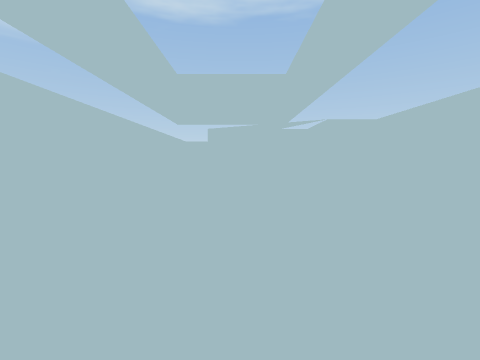
[1] (above)

12 first-person views from a walk through a 3-D level made in the Unity game engine. The camera is 1.2 m above the floor, tilts 4° down and sees 85° across. The floor is counted in squares, 1 m on a side. Each view is taken from the middle of a square. On the plan, view 1 faces up. The plan holds only what a view shows up to about 12 squares ahead; the rest is blank. The place goes on beyond the plan. The player character is not drawn. Some animated figures are not drawn.

[2]
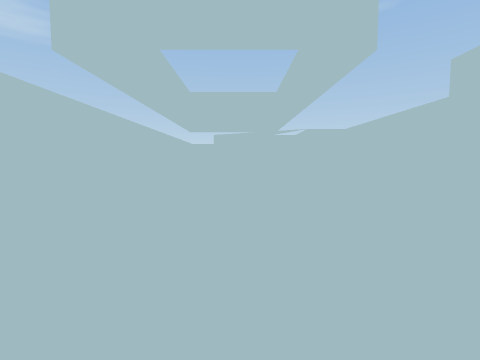

[3]
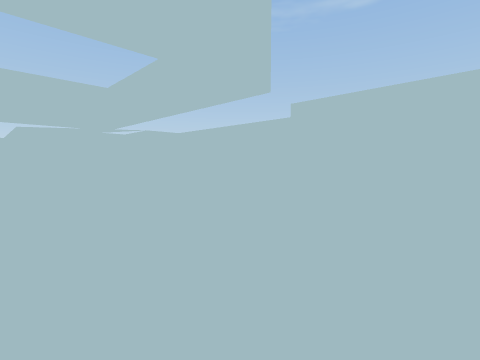

[4]
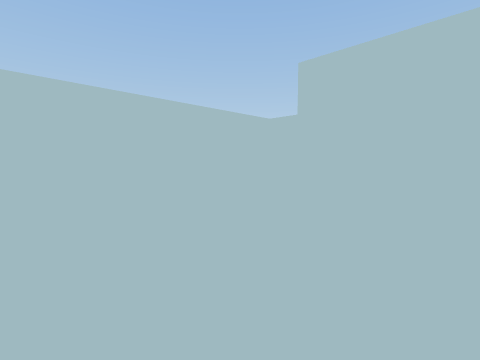

[5]
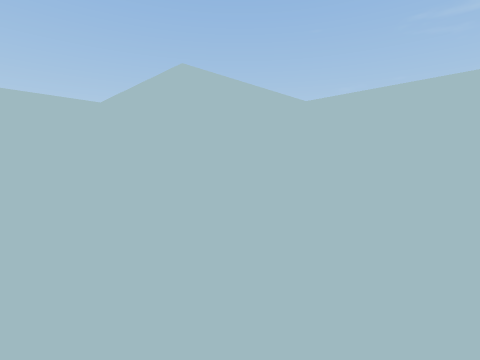

[6]
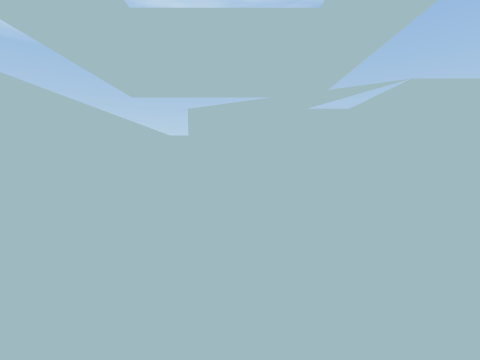

[7]
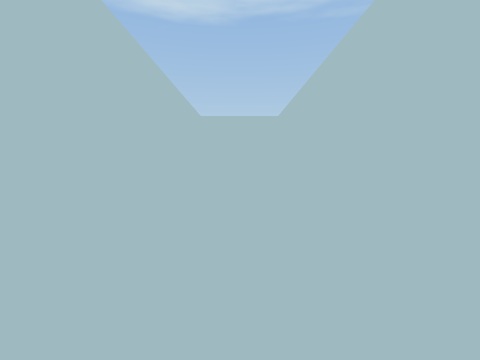

[8]
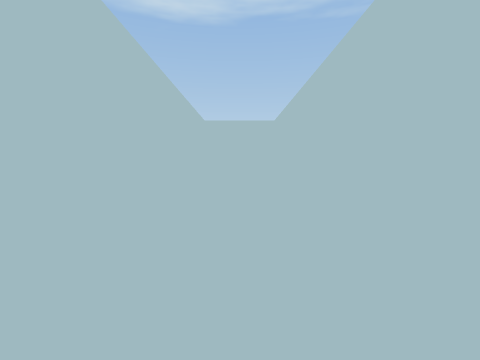

[9]
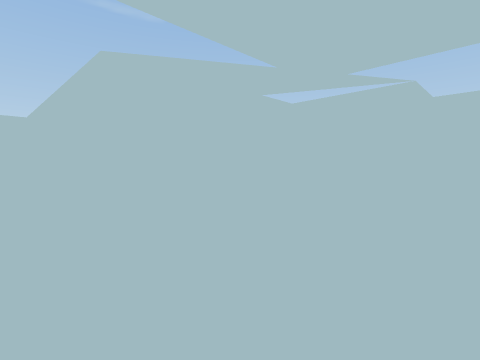

[10]
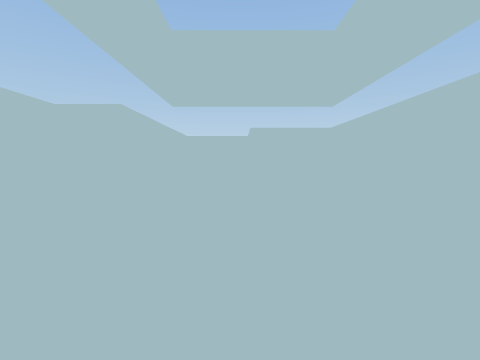

[11]
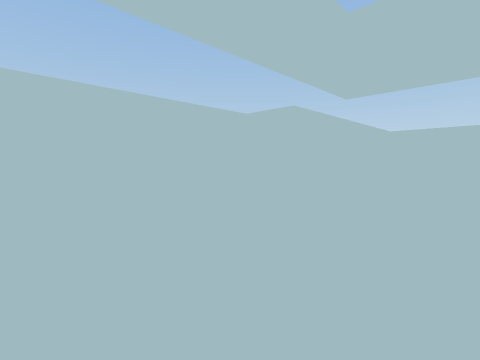

[12]
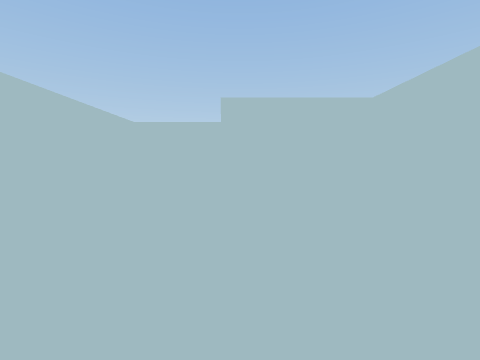

### Floor plan
Points are (right, up) in squares from view 1. A wall is a line through its corners. A room is listed if a view was taken in it or the views show most of it. See-through windows are left out.
Room 1 (views 1, 2, 3, 4, 5, 6, 7, 8, 9, 10, 11, 12)
walls: (3.4, 1.4) (5.3, 1.4) (5.3, 10.3) (3.4, 10.3) (3.4, 13.3) (-1.6, 13.3) (-1.6, 21.6) (-4.4, 21.6) (-4.4, -3.9) (-0.5, -3.9) (-0.5, -8) (3.4, -8) (3.4, 1.4)

Where each view was taken, in squares from view 1:
view 1: 0 up, 0 right, facing up
view 2: 3 down, 0 right, facing up
view 3: 3 down, 3 left, facing up-right
view 4: 0 up, 3 left, facing down-right
view 5: 0 up, 2 right, facing down-left
view 6: 5 up, 0 right, facing up
view 7: 12 up, 3 left, facing up
view 8: 11 up, 3 left, facing up
view 9: 9 up, 3 left, facing up-right
view 10: 9 up, 0 right, facing down
view 11: 8 up, 1 left, facing down-right
view 12: 3 up, 1 left, facing down
